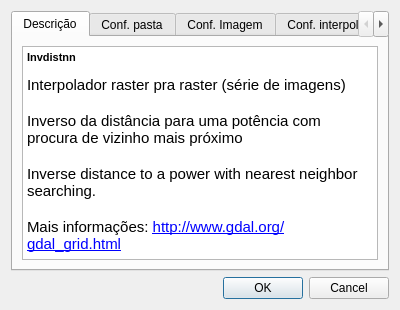
<?xml version="1.0" encoding="UTF-8"?>
<ui version="4.0">
 <class>Dialog</class>
 <widget class="QDialog" name="Dialog">
  <property name="geometry">
   <rect>
    <x>0</x>
    <y>0</y>
    <width>400</width>
    <height>300</height>
   </rect>
  </property>
  <property name="windowTitle">
   <string>Gafanhoto 2.2 - Interpolador Invdistnn</string>
  </property>
  <layout class="QVBoxLayout" name="verticalLayout">
   <item>
    <widget class="QTabWidget" name="TabContent">
     <property name="currentIndex">
      <number>0</number>
     </property>
     <widget class="QWidget" name="tab_4">
      <attribute name="title">
       <string>Descrição</string>
      </attribute>
      <layout class="QGridLayout" name="gridLayout_2">
       <item row="0" column="0" rowspan="2" colspan="2">
        <widget class="QTextBrowser" name="textBrowser">
         <property name="html">
          <string>&lt;!DOCTYPE HTML PUBLIC &quot;-//W3C//DTD HTML 4.0//EN&quot; &quot;http://www.w3.org/TR/REC-html40/strict.dtd&quot;&gt;
&lt;html&gt;&lt;head&gt;&lt;meta name=&quot;qrichtext&quot; content=&quot;1&quot; /&gt;&lt;style type=&quot;text/css&quot;&gt;
p, li { white-space: pre-wrap; }
&lt;/style&gt;&lt;/head&gt;&lt;body style=&quot; font-family:'MS Shell Dlg 2'; font-size:8.25pt; font-weight:400; font-style:normal;&quot;&gt;
&lt;p style=&quot; margin-top:14px; margin-bottom:12px; margin-left:0px; margin-right:0px; -qt-block-indent:0; text-indent:0px; background-color:#ffffff;&quot;&gt;&lt;span style=&quot; font-family:'Lucida Grande,Verdana,Geneva,Arial,sans-serif'; font-size:8pt; font-weight:600; color:#000000; background-color:#ffffff;&quot;&gt;Invdistnn&lt;/span&gt;&lt;/p&gt;
&lt;p style=&quot; margin-top:0px; margin-bottom:0px; margin-left:0px; margin-right:0px; -qt-block-indent:0; text-indent:0px;&quot;&gt;&lt;span style=&quot; font-size:11pt;&quot;&gt;Interpolador raster pra raster (série de imagens)&lt;/span&gt;&lt;/p&gt;
&lt;p style=&quot;-qt-paragraph-type:empty; margin-top:0px; margin-bottom:0px; margin-left:0px; margin-right:0px; -qt-block-indent:0; text-indent:0px; font-size:11pt;&quot;&gt;&lt;br /&gt;&lt;/p&gt;
&lt;p style=&quot; margin-top:0px; margin-bottom:0px; margin-left:0px; margin-right:0px; -qt-block-indent:0; text-indent:0px;&quot;&gt;&lt;span style=&quot; font-size:11pt;&quot;&gt;Inverso da distância para uma potência com procura de vizinho mais próximo&lt;/span&gt;&lt;/p&gt;
&lt;p style=&quot;-qt-paragraph-type:empty; margin-top:0px; margin-bottom:0px; margin-left:0px; margin-right:0px; -qt-block-indent:0; text-indent:0px; font-size:11pt;&quot;&gt;&lt;br /&gt;&lt;/p&gt;
&lt;p style=&quot; margin-top:0px; margin-bottom:0px; margin-left:0px; margin-right:0px; -qt-block-indent:0; text-indent:0px;&quot;&gt;&lt;span style=&quot; font-size:11pt;&quot;&gt;Inverse distance to a power with nearest neighbor searching.&lt;/span&gt;&lt;/p&gt;
&lt;p style=&quot;-qt-paragraph-type:empty; margin-top:0px; margin-bottom:0px; margin-left:0px; margin-right:0px; -qt-block-indent:0; text-indent:0px; font-size:11pt;&quot;&gt;&lt;br /&gt;&lt;/p&gt;
&lt;p style=&quot; margin-top:0px; margin-bottom:0px; margin-left:0px; margin-right:0px; -qt-block-indent:0; text-indent:0px;&quot;&gt;&lt;span style=&quot; font-family:'Times New Roman'; font-size:11pt; color:#000000;&quot;&gt;Mais informações: &lt;/span&gt;&lt;a href=&quot;http://www.gdal.org/gdal_grid.html&quot;&gt;&lt;span style=&quot; font-size:11pt; text-decoration: underline; color:#0000ff;&quot;&gt;http://www.gdal.org/gdal_grid.html&lt;/span&gt;&lt;/a&gt;&lt;/p&gt;&lt;/body&gt;&lt;/html&gt;</string>
         </property>
        </widget>
       </item>
      </layout>
     </widget>
     <widget class="QWidget" name="tab_2">
      <attribute name="title">
       <string>Conf. pasta</string>
      </attribute>
      <layout class="QGridLayout" name="gridLayout_3">
       <item row="1" column="0">
        <widget class="QLabel" name="label_6">
         <property name="text">
          <string>Pasta de saída das imagens</string>
         </property>
        </widget>
       </item>
       <item row="0" column="1">
        <widget class="QLineEdit" name="txInFolder"/>
       </item>
       <item row="1" column="1">
        <widget class="QLineEdit" name="txOutFolder"/>
       </item>
       <item row="0" column="0">
        <widget class="QLabel" name="label_2">
         <property name="text">
          <string>Pasta de entrada das imagens</string>
         </property>
        </widget>
       </item>
       <item row="0" column="2">
        <widget class="QToolButton" name="btFindInFolder">
         <property name="text">
          <string>...</string>
         </property>
        </widget>
       </item>
       <item row="1" column="2">
        <widget class="QToolButton" name="btFindOutFolder">
         <property name="text">
          <string>...</string>
         </property>
        </widget>
       </item>
      </layout>
     </widget>
     <widget class="QWidget" name="tab_3">
      <attribute name="title">
       <string>Conf. Imagem</string>
      </attribute>
      <layout class="QVBoxLayout" name="verticalLayout_2">
       <item>
        <widget class="QRadioButton" name="rbImgReference">
         <property name="text">
          <string>Por imagem de referencia</string>
         </property>
         <property name="checked">
          <bool>true</bool>
         </property>
        </widget>
       </item>
       <item>
        <widget class="QGroupBox" name="groupBox_2">
         <property name="title">
          <string/>
         </property>
         <layout class="QGridLayout" name="gridLayout_5">
          <item row="0" column="3">
           <widget class="QToolButton" name="btFindImgReference">
            <property name="text">
             <string>...</string>
            </property>
           </widget>
          </item>
          <item row="0" column="2">
           <widget class="QLineEdit" name="txImgReference"/>
          </item>
          <item row="0" column="0">
           <widget class="QLabel" name="label_7">
            <property name="text">
             <string>Imagem:</string>
            </property>
           </widget>
          </item>
         </layout>
        </widget>
       </item>
       <item>
        <widget class="QRadioButton" name="rbManualConf">
         <property name="enabled">
          <bool>false</bool>
         </property>
         <property name="text">
          <string>Configuração manual</string>
         </property>
         <property name="checked">
          <bool>false</bool>
         </property>
        </widget>
       </item>
       <item>
        <widget class="QGroupBox" name="groupBox_3">
         <property name="enabled">
          <bool>false</bool>
         </property>
         <property name="title">
          <string/>
         </property>
         <layout class="QGridLayout" name="gridLayout_6">
          <item row="1" column="0">
           <widget class="QLabel" name="label_10">
            <property name="text">
             <string>Y Inicial:</string>
            </property>
           </widget>
          </item>
          <item row="2" column="0">
           <widget class="QLabel" name="label_9">
            <property name="text">
             <string>N. de linhas:</string>
            </property>
           </widget>
          </item>
          <item row="1" column="2">
           <widget class="QLabel" name="label_12">
            <property name="text">
             <string>Y Final:</string>
            </property>
           </widget>
          </item>
          <item row="2" column="2">
           <widget class="QLabel" name="label_13">
            <property name="text">
             <string>N. de Colunas:</string>
            </property>
           </widget>
          </item>
          <item row="0" column="2">
           <widget class="QLabel" name="label_11">
            <property name="text">
             <string>X Final:</string>
            </property>
           </widget>
          </item>
          <item row="0" column="0">
           <widget class="QLabel" name="label_8">
            <property name="text">
             <string>X Inicial:</string>
            </property>
           </widget>
          </item>
          <item row="0" column="1">
           <widget class="QLineEdit" name="txXinit"/>
          </item>
          <item row="1" column="1">
           <widget class="QLineEdit" name="txYinit"/>
          </item>
          <item row="2" column="1">
           <widget class="QLineEdit" name="txLinesNumber"/>
          </item>
          <item row="0" column="3">
           <widget class="QLineEdit" name="txXend"/>
          </item>
          <item row="1" column="3">
           <widget class="QLineEdit" name="txYend"/>
          </item>
          <item row="2" column="3">
           <widget class="QLineEdit" name="txColumnsNumber"/>
          </item>
         </layout>
        </widget>
       </item>
      </layout>
     </widget>
     <widget class="QWidget" name="tab">
      <attribute name="title">
       <string>Conf. interpolador</string>
      </attribute>
      <layout class="QGridLayout" name="gridLayout">
       <item row="2" column="0">
        <widget class="QLabel" name="label_3">
         <property name="text">
          <string>Raio:</string>
         </property>
        </widget>
       </item>
       <item row="3" column="0">
        <widget class="QLabel" name="label_4">
         <property name="text">
          <string>Máximo de pontos:</string>
         </property>
        </widget>
       </item>
       <item row="4" column="0">
        <widget class="QLabel" name="label_5">
         <property name="text">
          <string>Mínimo de pontos:</string>
         </property>
        </widget>
       </item>
       <item row="1" column="1">
        <widget class="QDoubleSpinBox" name="txPower">
         <property name="value">
          <double>2.000000000000000</double>
         </property>
        </widget>
       </item>
       <item row="2" column="1">
        <widget class="QDoubleSpinBox" name="txRadius"/>
       </item>
       <item row="3" column="1">
        <widget class="QSpinBox" name="txMaxPoint">
         <property name="value">
          <number>12</number>
         </property>
        </widget>
       </item>
       <item row="4" column="1">
        <widget class="QSpinBox" name="txMinPoint"/>
       </item>
       <item row="1" column="0">
        <widget class="QLabel" name="label">
         <property name="text">
          <string>Força:</string>
         </property>
        </widget>
       </item>
      </layout>
     </widget>
    </widget>
   </item>
   <item>
    <widget class="QDialogButtonBox" name="buttonBox">
     <property name="contextMenuPolicy">
      <enum>Qt::DefaultContextMenu</enum>
     </property>
     <property name="orientation">
      <enum>Qt::Horizontal</enum>
     </property>
     <property name="standardButtons">
      <set>QDialogButtonBox::Cancel|QDialogButtonBox::Ok</set>
     </property>
    </widget>
   </item>
  </layout>
 </widget>
 <resources/>
 <connections>
  <connection>
   <sender>buttonBox</sender>
   <signal>accepted()</signal>
   <receiver>Dialog</receiver>
   <slot>accept()</slot>
   <hints>
    <hint type="sourcelabel">
     <x>248</x>
     <y>254</y>
    </hint>
    <hint type="destinationlabel">
     <x>157</x>
     <y>274</y>
    </hint>
   </hints>
  </connection>
  <connection>
   <sender>buttonBox</sender>
   <signal>rejected()</signal>
   <receiver>Dialog</receiver>
   <slot>reject()</slot>
   <hints>
    <hint type="sourcelabel">
     <x>316</x>
     <y>260</y>
    </hint>
    <hint type="destinationlabel">
     <x>286</x>
     <y>274</y>
    </hint>
   </hints>
  </connection>
 </connections>
</ui>
